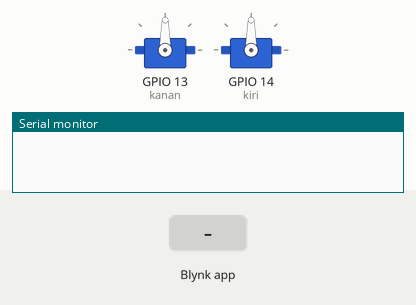
This sketch was run on a simulated ESP32. On the bench: 2 × servo, the last lines printed to the serial monitor. Inputs (shaded band) come from the test bench. WiFi joins after 1.5 s; servers stay silent unless stated.

Above: at 3.0 s.
3.1 s: Blynk app writes 1 to V0
At 4.1 s:
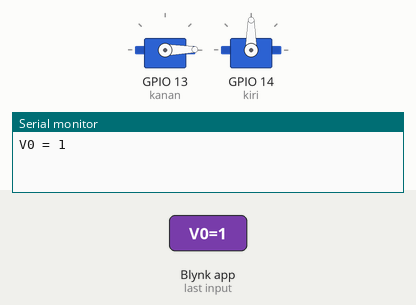
4.6 s: Blynk app writes 200 to V0
At 5.3 s:
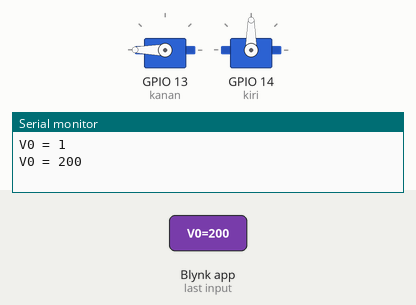
6.1 s: Blynk app writes 1 to V1
At 6.5 s:
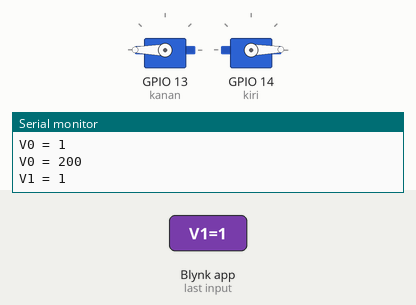
7.6 s: Blynk app writes 0 to V0
At 8.8 s:
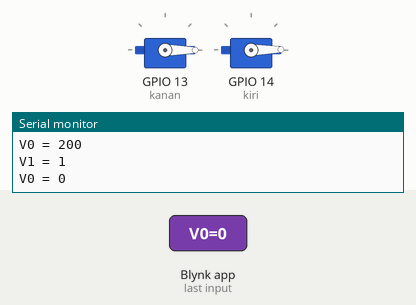
9.1 s: Blynk app writes 200 to V1
At 9.9 s:
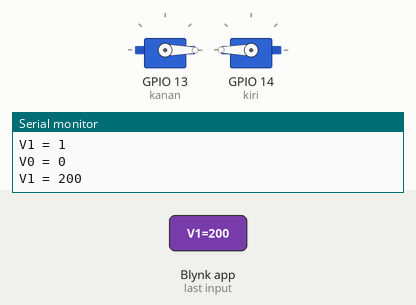
10.6 s: Blynk app writes 200 to V0
At 11.1 s:
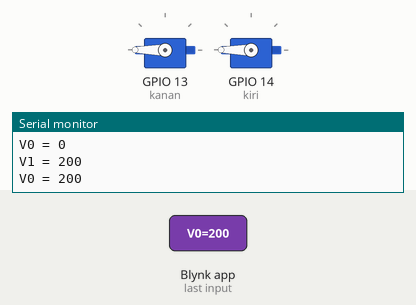
Timing chart, 0 to 13.1 s (numbered marks = the images above; inputs shaded):
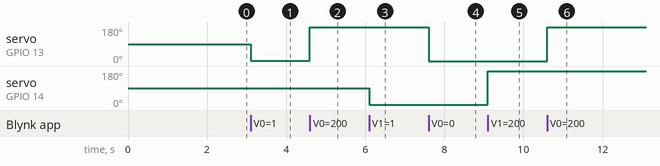

Measured:
- after the input at 3.1 s, servo on GPIO 13 (kanan): 90° → 1° at once
- after the input at 4.6 s, servo on GPIO 13 (kanan): 1° → 180° at once
- after the input at 6.1 s, servo on GPIO 14 (kiri): 90° → 1° at once
- after the input at 7.6 s, servo on GPIO 13 (kanan): 180° → 0° at once
- after the input at 9.1 s, servo on GPIO 14 (kiri): 1° → 180° at once
- after the input at 10.6 s, servo on GPIO 13 (kanan): 0° → 180° at once

The sketch:

sketch_sep01ablynk_servo.ino
```cpp
#include <Servo.h>

// Template ID, Device Name and Auth Token are provided by the Blynk.Cloud
// See the Device Info tab, or Template settings
#define BLYNK_TEMPLATE_ID           "TMPLRAFc2hIL"
#define BLYNK_DEVICE_NAME           "Quickstart Device"
#define BLYNK_AUTH_TOKEN            "fJow4oTTz0HULR9crDzIJGwCmeUNQ0k/6" // rem /


// Comment this out to disable prints and save space
#define BLYNK_PRINT Serial
#define kanan 13
#define kiri 14

#include <WiFi.h>
#include <WiFiClient.h>
#include <BlynkSimpleEsp32.h>

char auth[] = BLYNK_AUTH_TOKEN;

//wifi dan password
char ssid[] = "Redmi";
char pass[] = "qwertyuiop123";

int putar = 0;

Servo servoKanan; //Deklarasi Kontrol Servo Kanan
Servo servoKiri; //Deklarasi Kontrol Servo Kanan

BLYNK_WRITE(V0) {
  servoKanan.write(param.asInt());
  Serial.print("V0 = ");
  Serial.println(param.asInt());
}
BLYNK_WRITE(V1) {
  servoKiri.write(param.asInt());
  Serial.print("V1 = ");
  Serial.println(param.asInt());
}

void setup() { //Pengaturan Pin dan Variabel
  Serial.begin(9600);

 Blynk.begin(auth, ssid, pass);
 pinMode(kanan, OUTPUT);
  pinMode(kiri, OUTPUT);

  servoKanan.attach(kanan);
  servoKiri.attach(kiri);
}

void loop() {
  Blynk.run();
}
```
